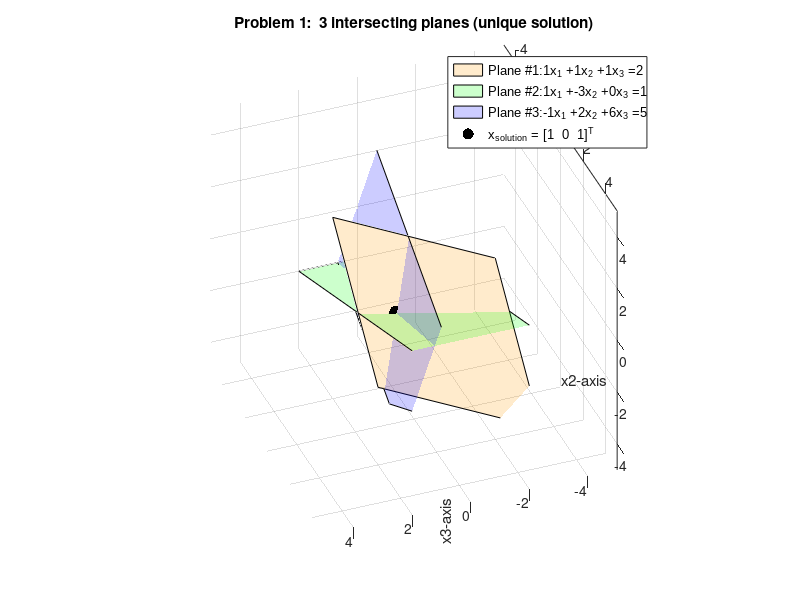

Reproduce this figure in MATLAB.







% \\\\\\\\\\\\\\\\\\\\\\\\\\\\\\\\\\\\\\\\\\\\\\\\\\\\\\\\\\\\\\\\\\\
%     Problem 2:  Plotting 3 intersecting planes 
%
% \\\\\\\\\\\\\\\\\\\\\\\\\\\\\\\\\\\\\\\\\\\\\\\\\\\\\\\\\\\\\\\\\


% -- Suppose we have an Ax = b equation, where A = (3 x 3), and it 
%    representes these 3 equations:


%   Plane #1:        x1  +  x2  +  x3  = 2
%   Plane #2:        x1  -  x2  + 2x3  = 3
%   Plane #3:       -x1  + 2x2  + 4x3  = 3

% -- Define matrix A 

A = [ 1  1  1 ;       % -- row vector r1
      1 -3  0 ;       % -- row vector r2
     -1  2  6 ]       % -- row vector r3

%    a1 a2 a3         % -- Column vectors a1, a2, a3


% -- Define target vector b
b = [ 2 1 5 ]'


% -- We can solve for x by using the \  command:

disp('The solution to our Ax = b problem is');
x = A\b


% \\\\\\\\\\\\\\\\\\\\\\\\\\\\\\\\\\\\\\\\\\\\\\\\\\\\\\\\\\
%
%   Task 1:    Drawing the 3 planes of interest
%
%   We will learn how to do this later when we talk about nullspace
%   solutions.  For now, just trust the code here =) 
%
%
%   Sub-tasks:
% ---------------------------------------------------
%
% -- 1.  Extract the row vectors r1, r2, r3 from matrix A
%
% -- 2.  Then, we will find the nullspace vectors to the equation
%                 r' * xn1  = 0
%                 r' * xn2  = 0 
%
% -- 3.  Then, will draw the plane spanned by the 2 nullspace vectors
%        xn1 and xn2
%
% \\\\\\\\\\\\\\\\\\\\\\\\\\\\\\\\\\\\\\\\\\\\\\\\\\\\\\\\\\


% -- Define my own color pallet

my_colormap = [ 1  0.6  0     ;   % --- orange
                0   1   0     ;   % --  green
                0   0   1 ];      % --  blue


% -- Create a new figure
figure;


% -- Forcing the new figure to have a certain size on your screen
%    and at a certain position
set(gcf, 'Position',  [100, 100, 700, 600])


% --  Iterate over each row vector r1, r2, r3

for count = 1:1:3

    r1 = A(count,:);    % -- Extract the row vector (r1, r2, r3)

    % -- First, we will auto-calculate the:
    %    a)  Particular solution:  my_xp
    %    b)  Nullspace vector #1:  my_xn1
    %    c)  Nullspace vector #2:  my_xn2
    
    
    xp  = [ b(count)       0  0 ]' / r1(1);
    xn1 = [ -r1(2)/r1(1)   1  0 ]' ;
    xn2 = [ -r1(3)/r1(1)   0  1 ]' ;


    % -- Then, we will plot the plane spanned by my_xn1
    %                                            my_xn2
    %    with the centroid of the plane at:      xp
     
    % -- Now, we will use the "patch" command to draw a 2D plane that
    %    represents the span{xn1, xn2}
    %
    %    These are the coordinates for the 4 corners of the plane
    %   
    %
    %    Point Q                                                Point M
    %
    %   2*(-xn1+xn2)       ----------------------------- 2*(xn1 + xn2)
    %                     |            |              |
    %                     |            |              |
    %                      <--------   xp --------------->   
    %                     |            |              |
    %    Point P          |            |              |         Point N
    %                     |            |              |    
    %  2*(-xn1-xn2)      -----------------------------2*(xn1 - xn22)
    %


    % -- We can change the size + scale of our plane by using this
    %    magnification factor
    
    my_scale = 2;


    % -- Compute the cooridnates for the 4 corners.  The data structure
    %    here looks like this:
    % 
    %                 Points: [   M       N        P          Q   ]  + xp
    % --------------------------------------------------------------------
    my_corners = my_scale .* [ xn1+xn2  xn1-xn2 -xn1-xn2  -xn1+xn2 ] + xp;

    % -- Plot the plane using the patch command  (# of vertices = 4)
    %
    % 
    % Syntax:  my_plothandle = patch( 'XData', [ xcoords ], 
    %                                 'YData', [ ycoords ],
    %                                 'ZData', [ zcoords ] );

    my_plane_plothandle(count) = patch('XData', my_corners(1,:), 'YData', my_corners(2,:), 'ZData', my_corners(3,:));
    set(my_plane_plothandle(count), 'FaceColor', my_colormap(count,:), 'FaceAlpha', 0.2)

    hold on;

end


% \\\\\\\\\\\\\\\\\\\\\\\\\\\\\\\\\\\\\\\\\\\\\\\\\\\\\\\\\\\
%  
%   Task #2:  Plot the solution vector x  (the answer) as a 
%             big black dot
%
%   ** You will have to change the "my_x" vector to have it
%      plotted correctly !!
%
% \\\\\\\\\\\\\\\\\\\\\\\\\\\\\\\\\\\\\\\\\\\\\\\\\\\\\\\\\\

% -- Define solution vector
x_solution = [ 1  0  1 ]';   %  <---  you need to change this !!


% -- Plot it as a black dot using the "plot3" command:

x_solution_plothandle = plot3( x_solution(1), x_solution(2), x_solution(3), '.');
set(x_solution_plothandle, 'Color', 'black', 'Markersize', 30);


% -- cosmetics for the plot
xmin = -5;
xmax = 5;
ymin = -5;
ymax = 5;
zmin = -5;
zmax = 5;

% -- Using "axis square" will ensure equally-spaced grid lines 
%    across all 3 axes x, y, z !! 

grid on;
axis([xmin xmax ymin ymax zmin zmax]);
axis square;

xlabel('x1-axis');
ylabel('x2-axis');
zlabel('x3-axis');
title('Problem 1:  3 intersecting planes (unique solution)');


% \\\\\\\\\\\\\\\\\\\\\\\\\\\\\\\\\\\\\\\\\\\\\\\\\\\\\\\\\\
% -- Create legend strings
% 
% -- We will extract the row vector numbers from matrix A using the
%    num2str( ) command !!
%                       
% \\\\\\\\\\\\\\\\\\\\\\\\\\\\\\\\\\\\\\\\\\\\\\\\\\\\\\\\\\

my_legend_strings = { };  % -- Initialize string matrix

for count = 1:1:3

    % -- Creat the legend strings for each plan
    %    Note:  "32"  =  space bar (in ASCII code)

    my_legend_strings{count} = strcat( 'Plane #', num2str(count), ':', 32, num2str(A(count,1)), 'x_1 + ', num2str(A(count,2)), 'x_2 + ', num2str(A(count,3)), 'x_3 = ', 32, num2str(b(count)));

end

% -- Then, add the 4th legend (the x = solution black dot)
 my_legend_strings{count+1}  = strcat( 'x_{solution} = [ ', 32, num2str(x_solution'), 32, ']^T'  );

% -- Plot the legend itself
%
%                                 plothandles         , string matrix
%                      -------------------------------------------------
my_legend_plothandle = legend( [ my_plane_plothandle   x_solution_plothandle  ], my_legend_strings);
set(my_legend_plothandle, 'FontName', 'Arial', 'Fontsize', 9);

% -- Release the hold on the plot
hold off;


% -- 3D camera position (so that you can view the 3D planes at a 
%    convenient perpsective)

campos([66.5824   49.0335   25.7390]);

